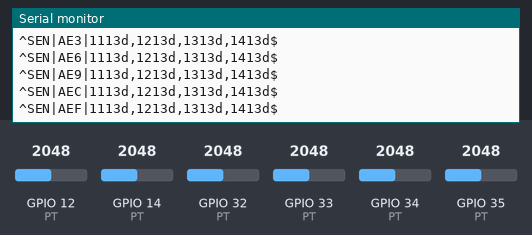
A sketch run on a simulated ESP32. On the bench: the last lines printed to the serial monitor. The inputs (shaded band) are chosen by the test bench; at power-on: GPIO 14 (PT) = 2048, GPIO 33 (PT) = 2048, GPIO 12 (PT) = 2048, GPIO 32 (PT) = 2048, GPIO 34 (PT) = 2048, GPIO 35 (PT) = 2048. Nothing arrives over Bluetooth unless stated.

Above: at 2.8 s.
2.9 s: GPIO 14 (PT) set to 2051
At 3.6 s:
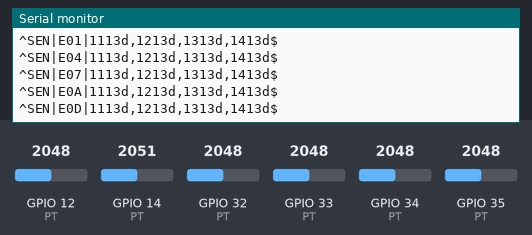
6.0 s: GPIO 33 (PT) set to 2051
At 6.6 s:
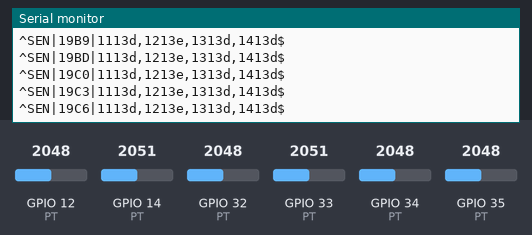
Timing chart, 0 to 7.3 s (numbered marks = the images above; inputs shaded):
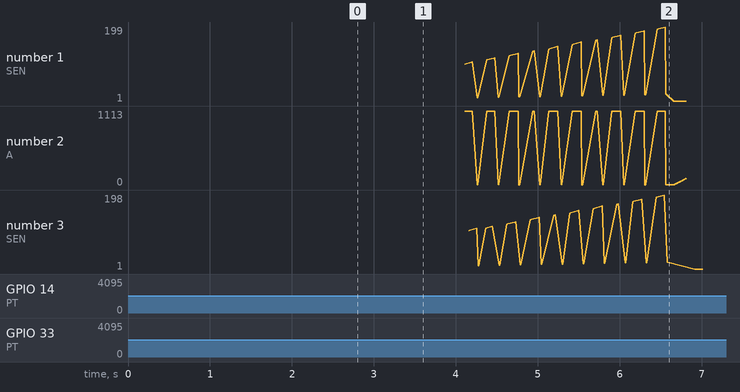

The sketch:

flight-software-3.ino
```cpp
#include "Arduino.h"

#include <SPI.h>
#include <HX711.h>
#include <Adafruit_MAX31856.h>
#include "BluetoothSerial.h"
#if !defined(CONFIG_BT_ENABLED) || !defined(CONFIG_BLUEDROID_ENABLED)
//#error Bluetooth is not enabled! Please run `make menuconfig` to and enable it  (based on example)
#endif

#define SCK         4
#define MISO        19
#define MOSI        23
#define CS1         5
#define CS2         18

#define PT_1        12
#define PT_2        14
#define PT_3        33
#define PT_4        32
#define PT_5        35
#define PT_6        34
#define PT_DELAY    1000

#define MIN_TEMP    0.0
#define MAX_THERMOS 3
#define MAX_PTS     6
#define USED_PTS 4

const int PT[MAX_PTS] = {PT_1, PT_2, PT_3, PT_4, PT_5, PT_6};
//TODO: determine which PT has 10 bar
const int PT_BAR[MAX_PTS] = {5, 5, 5, 5, 5, 5};
BluetoothSerial SerialBT;

int nSamp = 0;
char packet[128];
unsigned long prev_time = millis();
unsigned long prev_time_send =millis();
size_t packet_len  = 0;
float pt_vals[MAX_PTS] = {0, 0, 0, 0, 0, 0};
float pt_vals_temp[MAX_PTS] =  {0, 0, 0, 0, 0, 0};

//std::vector<int> thermo_pins;
//std::vector<float> thermo_vals;
//std::vector<Adafruit_MAX31856*> afmax_thermos;

//std::vector<int> load_cell_pins;
//std::vector<float> force_vals;

void setup() {
  Serial.begin(115200);
  SerialBT.begin("SensorPCB");

  //TODO: add SPI pins to sensor instantiation
  //  SPI.begin(SCK, MISO, MOSI, CS1);
  //  pinMode(CS1, OUTPUT);
  //  pinMode(CS2, OUTPUT);
  //  digitalWrite(CS1, HIGH);
  //  digitalWrite(CS2, HIGH);
//  pt_vals_temp = {0, 0, 0, 0, 0, 0};
}

void loop(){
  //  read_thermos(); uncomment when set up
  //  read_load(); uncomment when set up
  read_pts();
  // if(millis()-prev_time_send){
  send_data(build_sen_packet());
  prev_time_send = millis();
  // }


}

void read_pts() {

  const float R = 150;
  for (int i = 0; i < MAX_PTS; i++) {
    float raw_reading = analogRead(PT[i]);
    //gets current based on raw input
    float current = (3.3 * (raw_reading / 4096.0)) / R;
    //scales current based on datasheet
    float pt_value = ((current - 0.004) / 0.016);

    if (PT_BAR[i] == 5) {
      // capped pressure at 725.19
      pt_vals_temp[i] += 725.19 * pt_value;
    } else if (PT_BAR[i] == 10) {
      // capped pressure at 1450.38
      pt_vals_temp[i] += 1450.38 * pt_value;
    }

  }
  nSamp++;
  unsigned long time_elapsed = millis();

  if ((time_elapsed - prev_time) > PT_DELAY) {
    for (int i = 0; i < MAX_PTS; i++) {
      pt_vals[i] =  pt_vals_temp[i] / nSamp;

    }

    for(int i = 0; i < MAX_PTS; i++){
      pt_vals_temp[i] = 0;
    }
    prev_time = time_elapsed;
    nSamp = 0;

  }

}

//void thermo_driver(std::vector<std::vector<int>> pins) {
//  for (int i = 0; i < pins.size() && i < MAX_THERMOS; i++) {
//    thermo_pins.push_back(pins[i][0]);
//    thermo_vals.push_back(MIN_TEMP);
//
//    Adafruit_MAX31856* afmax_thermo = new Adafruit_MAX31856(pins[i][0], pins[i][1], pins[i][2], pins[i][3]);
//    afmax_thermo->begin();
//    afmax_thermos.push_back(afmax_thermo);
//  }
//}
//
//void read_thermos() {
//  for (int i = 0; i < thermo_pins.size(); i++) {
//    thermo_vals[i] = read_sensor(thermo_pins[i]);
//  }
//}
//
//float get_thermo_value(int pin) {
//  int pin_index = -1;
//
//  for (int i = 0; i < MAX_THERMOS; i++) {
//    if (thermo_pins[i] == pin) {
//      pin_index = i;
//      break;
//    }
//  }
//
//  if (pin_index == -1)
//    return 0.0;
//
//  return thermo_vals[pin_index];
//}
//
//void read_load() {
//  for (int i = 0; i < load_cell_pins.size(); i++) {
//    force_vals[i] = read_sensor(load_cell_pins[i]);
//  }
//}
//
//float read_sensor(int pin) {
//  int pin_index = -1;
//
//  for (int i = 0; i < MAX_THERMOS; i++) {
//    if (thermo_pins[i] == pin) {
//      pin_index = i;
//      break;
//    }
//  }

//  if (pin_index == -1)
//    return 0.0;
//
//  float temperature = afmax_thermos[pin_index]->readThermocoupleTemperature();
//  uint8_t fault = afmax_thermos[pin_index]->readFault();
//  Serial.println("Thermo " + String(pin_index) + ": " + String(temperature) + " " + String(fault));
//
//  if (fault)
//    temperature = 420.0;
//
//  return temperature;
//}

char* build_sen_packet() {
  const char PACKET_START = '^';
  const char PACKET_END = '$';

  const char PACKET_DELIMITER = '|';
  const char DATA_DELIMITER = ',';

  snprintf(packet, sizeof(packet), "%cSEN%c%lX%c", PACKET_START, PACKET_DELIMITER, millis(), PACKET_DELIMITER);

  // data is of type <sensor_type><sensor_location><...value>
  // : sensor_type ∈ {0, 1, 2} ↦ {"thermocouple", "pressure", "load"}
  // : sensor_location ∈ {1, 2, 3, 4, 5, 6, 7, 8} ↦ {"PT-1", "PT-2", "PT-3", "PT-4", "TC-1", "LC-1", "LC-2", "LC-3"}
  for (int i = 0; i < USED_PTS; i++) {
    long pt_value = static_cast<long>(pt_vals[i]);

    char buffer[17];

    buffer[0] = '1';
    buffer[1] = i +1 +'0';
    ltoa(pt_value, buffer + 2, 16);

    size_t buf_len = strlen(buffer);
    buffer[buf_len] = DATA_DELIMITER;
    buffer[buf_len + 1] = '\0';

    strcat(packet, buffer);
  }

//  // TODO: read force vals and add to packet
//  for (int i = 0; i < MAX_THERMOS; i++) {
//    long thermo_value = static_cast<long>(thermo_vals[i]);
//
//    char buffer[17];
//
//    buffer[0] = '0';
//    buffer[1] = MAX_PTS + i + 1;
//
//    ltoa(thermo_value, buffer + 2, 16);
//
//    size_t buf_len = strlen(buffer);
//    buffer[buf_len] = DATA_DELIMITER;
//    buffer[buf_len + 1] = '\0';
//
//    strcat(packet, buffer);
//  }

  packet_len = strlen(packet);
  // `packet_len - 1` to remove trailing comma
  packet[packet_len - 1] = PACKET_END;
  packet[packet_len] = '\0';

//  Serial.println(packet);
  return packet;
}
void send_data(char *dat) {
  //Sends data over ethernet
  //   Serial1.println(dat); uncomment once hardware set up
  //Sends data over XBee
  //   Serial2.print(dat); uncomment once XBee set up
  //Sends data over bluetooth
  Serial.println(dat);
  // SerialBT.write((uint8_t)atoi(dat));
  for(char* i = dat; *i != 0; i++){
    // Serial.println(*i);
    SerialBT.write(*i);
  }
}
```

Measured:
- the behaviour switches between 2050 and 2051 on GPIO 14 (PT) (found by bisection; images 0 and 1)
- the behaviour switches between 2050 and 2051 on GPIO 33 (PT) (found by bisection; images 1 and 2)
